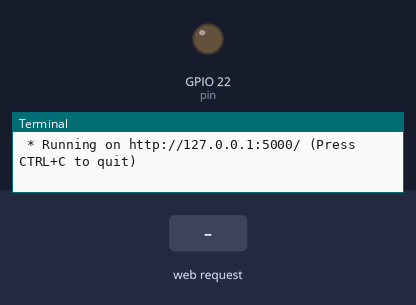
A program run on a simulated Raspberry Pi (BCM pin numbers). Shown: output pins drawn as LEDs (lit = HIGH), the last lines printed to the terminal. Inputs (shaded band) come from the test bench. A web server runs the application; the clock reads 2024-03-15 10:24:30 at power-on unless the program sets it.

Above: at 1.2 s.
1.3 s: HTTP request for /garage/trigger received
At 3.0 s:
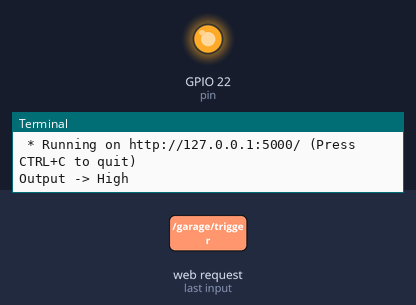
4.3 s: HTTP request for /health received
5.8 s: HTTP request for / received
Timing chart, 0 to 8.8 s (numbered marks = the images above; inputs shaded):
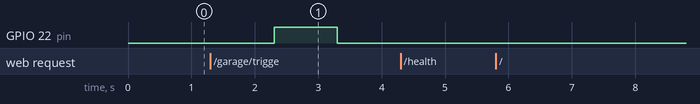

Measured:
- after the input at 1.3 s, GPIO 22 (pin): LOW → HIGH after 1.0 s, → LOW 1.0 s later

The program:

garage_controller.py
```python
from flask import Flask
import RPi.GPIO as GPIO
import time
import sys

app = Flask(__name__)
pin = 22


@app.route('/health', methods=['GET'])
def status():
    return {
        "status": "running"
    }

@app.route('/garage/trigger', methods=['POST'])
def send_trigger():
    GPIO.setmode(GPIO.BCM)
    GPIO.setup(pin, GPIO.OUT, initial=GPIO.LOW)
    GPIO.output(pin, GPIO.LOW)

    # This delay is necessary for some reason I haven't figured out yet
    # If not there, the behavior is inconsistent
    time.sleep(1)

    # Send a 1 second "high"
    print("Output -> High")
    GPIO.output(pin, GPIO.HIGH)
    time.sleep(1)
    print("Output -> Low")
    GPIO.output(pin, GPIO.LOW)
    GPIO.cleanup()
    print("Done")
    return {}
```
